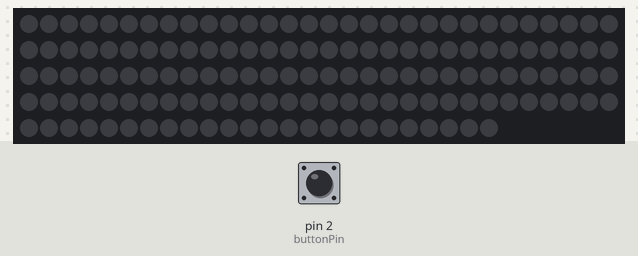
Simulated run of this sketch. Board: Arduino Uno, built with avr-gcc and run on an emulated ATmega328P. Shown: 144 RGB LEDs in strip order, left to right, continuing on the next row. The test bench sets the inputs (shaded band); at power-on: pin 2 (buttonPin) HIGH. Dim RGB values are drawn brighter than linear.

Above: at 1.2 s.
1.3 s: pin 2 (buttonPin) pulled LOW for 0.15 s
At 3.3 s:
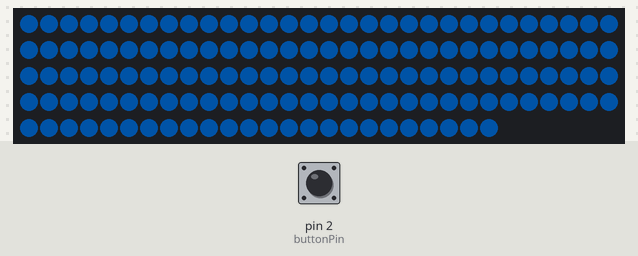
3.6 s: pin 2 (buttonPin) pulled LOW for 1 s
At 4.06 s:
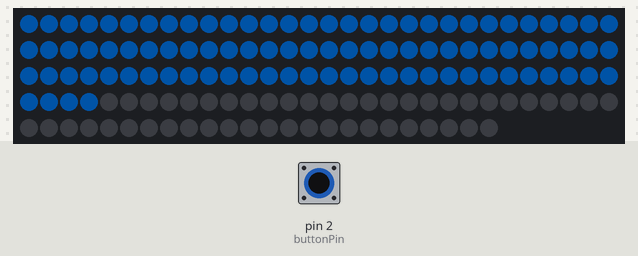
6.1 s: pin 2 (buttonPin) pulled LOW for 3.2 s
At 6.56 s:
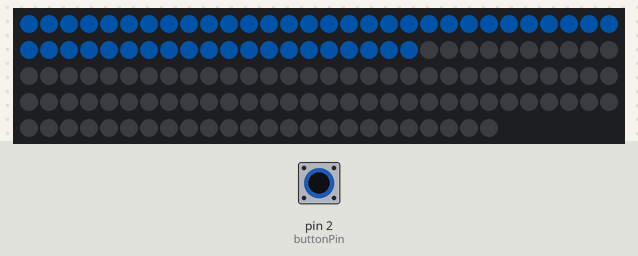
Timing chart, 0 to 9.1 s (numbered marks = the images above; inputs shaded):
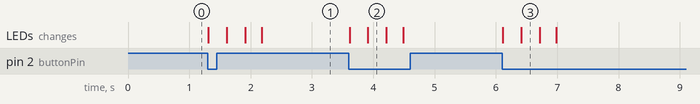

The sketch:

saberv2.ino
```cpp
#include<Adafruit_NeoPixel.h>

#define ledPin 6 // LED Strip Data pin via the logic shifter
#define numLeds 144 // Strip Led length


#define buttonPin 2 // Push button pin

// ------Debouncing parameters ------
int lastbuttonState = HIGH;
unsigned long lastDebounce = 0; // DO NOT CHANGE
unsigned long debounceDelay = 150; // Time before which click will not be registered in ms
// ------ END of Debouncing Parameters  ------


static int currentPixel = 0; // DO NOT CHANGE
static unsigned long pixelDelay = 0; // DO NOT CHANGE.    Both of these are initial states of time and pixel count for the strip


Adafruit_NeoPixel pixels(numLeds, ledPin, NEO_GRB + NEO_KHZ800);

enum State {
			OFF, // Default state - Blade is off
			IGNITION, // Blade lights up
			RETRACTION}; // Blade animates down

State currentState, nextState;


// unsigned long stateStartTime = 0;    // Did not use it.


unsigned long bladeDelay = 1; // Adjust blade light up and down timing (ms/pixel)


void setup()
{
	pinMode(buttonPin, INPUT_PULLUP);

	pixels.begin();
	pixels.clear();
	pixels.show();
	delay(10);
	currentState = OFF;

}


void loop()
{
	int currentButton = digitalRead(buttonPin);

	if (currentButton != lastbuttonState)   // Debounce logic
	{
		if(currentButton == LOW && lastbuttonState == HIGH) // Only detect falling edge.
		{
			if(millis() - lastDebounce > debounceDelay)
				{

					currentState = nextState;    // Current state logic "sequential"
					lastDebounce = millis();

				}
		}
	}

	lastbuttonState = currentButton;

	switch(currentState)    // Next state logic " Combinational"
	{
		case OFF:

      currentPixel = 0;
			nextState = IGNITION;
			break;

		case IGNITION:
			nextState = RETRACTION;
			break;

		case RETRACTION:
			nextState = OFF;
			break;
	}


	switch(currentState)   // Output logic "combinational"
	{
		case OFF:
			pixels.clear();
			pixels.show();
			break;


		case IGNITION:

				if(currentPixel < numLeds)
				{
					if(millis() - pixelDelay >= bladeDelay)
					{
						pixels.setPixelColor(currentPixel, 0,20,40);
						pixels.show();
						currentPixel++;
						pixelDelay = millis();
					}
				}
				break;

		case RETRACTION:

			if(currentPixel >= 0)
				{
					if(millis() - pixelDelay >= bladeDelay)
					{
						pixels.setPixelColor(currentPixel, 0,0,0);
						pixels.show();
						currentPixel--;
						pixelDelay = millis();
					}
				}
      if(currentPixel == 0)
        currentState = OFF;  // Force the blade to OFF state, if removed - the blade goes to OFF state only when the button is pressed after Retracting making it look like
                             // button press did not do anything
			break;

	}

}
```

Measured:
- after the input at 1.3 s, the LEDs: first change at once (image 1 shows a later state)
- after the input at 3.6 s, the LEDs: first change at once (image 2 shows a later state)
- after the input at 6.1 s, the LEDs: first change at once (image 3 shows a later state)
